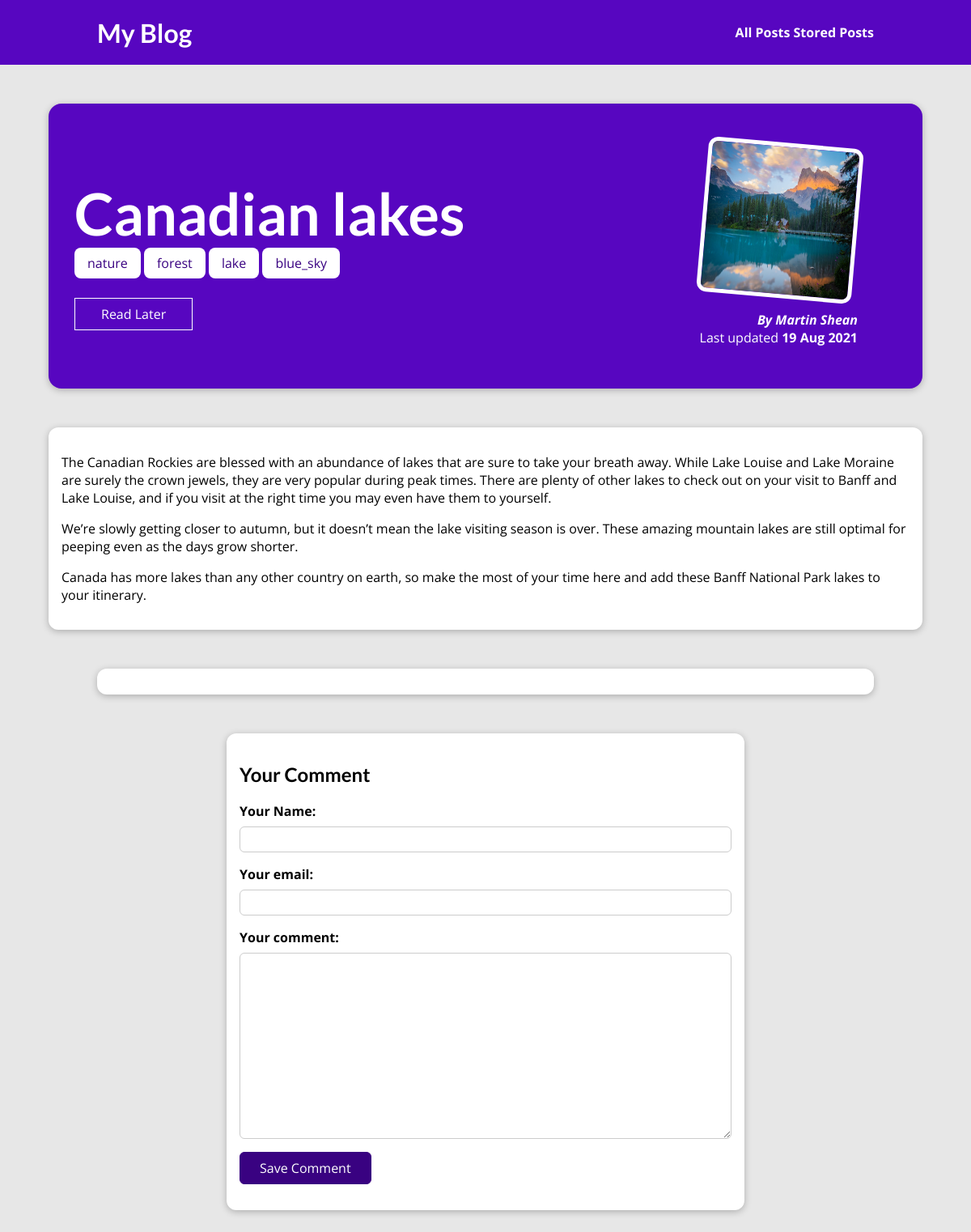
The page /posts/canadian-lakes on the database its author committed.
### blog/models.py (models this page shows, shortened)
class Post(models.Model):
    title = models.CharField(max_length=200)
    excerpt = models.TextField(default='', null=False, max_length=200)
    image = models.ImageField(upload_to="posts", null=True)
    date = models.DateTimeField(verbose_name='date')
    slug = models.SlugField(unique=True, max_length=30, default='', null=False)
    content = models.TextField(validators=[MinLengthValidator(10), MaxLengthValidator(2000)])
    author = models.ForeignKey(Author, null=False, on_delete=models.RESTRICT, related_name='posts')
    tags = models.ManyToManyField(Tag)

class Tag(models.Model):
    caption = models.CharField(max_length=15)

class Author(models.Model):
    first_name = models.CharField(max_length=30)
    last_name = models.CharField(max_length=50)
    email = models.EmailField()
    def __str__(self):
        return f'{self.first_name} {self.last_name}'

### blog/views.py (the view, shortened to what this page needs)
# urls.py: path('posts/<slug:slug>', views.IndividualPostView.as_view(), name='individual_post'),
class IndividualPostView(View):
    def get(self, request, slug):
        context = self.get_context(request, slug, comment_form=CommentForm())
        return render(request, 'blog/post_detail.html', context)
    @staticmethod
    def is_stored_post(request, post_id):
        stored_posts = request.session.get('stored_posts')
        if stored_posts is not None:
            is_saved_for_later = post_id in stored_posts
        else:
            is_saved_for_later = False
        return is_saved_for_later
    def get_context(self, request, slug, comment_form):
        post = Post.objects.get(slug=slug)
        context = {
            'post': post,
            'tags': post.tags.all(),
            'comment_form': comment_form,
            'comments': post.comments.all().order_by('-id'),
            'saved_for_later': self.is_stored_post(request, post.id)
        }
        return context

### blog/forms.py
class CommentForm(forms.ModelForm):
    class Meta:
        model = Comment
        exclude = ['post']
        labels = {
            'user_name': 'Your Name',
            'user_email': 'Your email',
            'text': 'Your comment'
        }

### blog/templates/blog/post_detail.html (shortened to what this page needs)
{% extends 'base.html' %}
{% load static %}
{% block css_files %}
    <link rel="stylesheet" href="{% static 'blog/post_detail.css' %}"/>
{% endblock %}
{% block content %}
    <section id="summary">
        <h2>{{ post.title }}</h2>
        <div>
            {% for tag in tags %}
                <span class="tag">{{ tag.caption }}</span>
            {% endfor %}
        </div>
        <div id="read-later">
            <form action="{% url 'read-later' %}" method="POST">
                <button>
                    {% if saved_for_later %}
                        Remove from "Read Later" list
                    {% else %}
                        Read Later
                    {% endif %}
                </button>
            </form>
        </div>
        <article>
            <img src="{{ post.image.url }}" alt="{{ post.title }}"/>
            <address>By <a href="mailto:{{post.author.email}}">{{ post.author }}</a></address>
            <div>
                Last updated
                <time>{{ post.date|date:"d M Y" }}</time>
            </div>
        </article>
    </section>
    <main>
        {{ post.content|linebreaks }}
    </main>
    <section id="comments">
    </section>
    <section id="comment-form">
        <h2>Your Comment</h2>
        <form action="{% url 'individual_post' post.slug %}" method="POST">
            {% for form_field in comment_form %}
                <div class="form-control {% if form_field.errors %}invalid{% endif %}">
                    {{ form_field.label_tag }}
                    {{ form_field }}
                </div>
            {% endfor %}
            <button>Save Comment</button>
        </form>
    </section>
{% endblock %}

### static/app.css (style rules this page uses)
* { box-sizing: border-box; }
html { font-family: 'Open Sans', 'Lato', sans-serif; }
body { margin: 0; }
h1, h2, h3 { font-family: 'Lato', sans-serif; font-weight: bold; }

### blog/static/blog/post_detail.css (style rules this page uses)
body { background-color: #e7e7e7; }
#summary { margin: 8rem auto 3rem auto; padding: 2rem; width: 90%; max-width: 90rem; border-radius: 16px; background-color: #5706c0; position: relative; box-shadow: 0 2px 8px rgba(0, 0, 0, 0.25); height: 22rem; }
#summary h2 { color: white; font-size: 4.5rem; margin-bottom: 0.5rem; }
#summary article { position: absolute; top: 2rem; right: 3rem; padding: 1rem 2rem; border-radius: 12px; text-align: right; color: white; }
#summary article img { width: 12rem; height: 12rem; border-radius: 12px; transform: rotateZ(5deg); border: 5px solid white; margin-bottom: 1rem; }
#summary address { font-weight: bold; }
#summary a { color: white; text-decoration: none; }
#summary time { font-weight: bold; }
#read-later { margin: 2rem 0; }
#read-later button { background-color: transparent; border: 1px solid white; padding: 0.5rem 2rem; font: inherit; color: white; cursor: pointer; }
main { width: 90%; max-width: 90rem; margin: 3rem auto; background-color: white; padding: 1rem; border-radius: 12px; box-shadow: 0 2px 8px rgba(0, 0, 0, 0.25); }
.tag { background-color: white; color: #390281; padding: 0.5rem 1rem; border-radius: 8px; }
#comment-form { margin: 3rem auto; width: 90%; max-width: 40rem; border-radius: 12px; background-color: white; box-shadow: 0 2px 8px rgba(0, 0, 0, 0.25); padding: 1rem; }
#comment-form button { font: inherit; background-color: #390281; color: white; border: 1px solid #390281; padding: 0.5rem 1.5rem; border-radius: 6px; cursor: pointer; }
.form-control { margin-bottom: 1rem; }
.form-control label { font-weight: bold; margin-bottom: 0.5rem; display: block; }
.form-control input, .form-control textarea { display: block; width: 100%; font: inherit; padding: 0.25rem; border-radius: 6px; border: 1px solid #ccc; }
#comments { margin: 3rem auto; width: 90%; max-width: 60rem; border-radius: 12px; background-color: white; box-shadow: 0 2px 8px rgba(0, 0, 0, 0.25); padding: 1rem 2rem; }

### rows shown on the page
Post: title "Canadian lakes", image (picture), author "Martin Shean", date "19 Aug 2021", content "The Canadian Rockies are blessed with an abundance of lakes that are sure to take your breath away. While Lake Louise and Lake Moraine are surely the crown jewels, they are very popular during peak times. There are plenty of other lakes to check out on your visit to Banff and Lake Louise, and if you visit at the right time you may even have them to yourself. We’re slowly getting closer to autumn, but it doesn’t mean the lake visiting season is over. These amazing mountain lakes are still optimal for peeping even as the days grow shorter. Canada has more lakes than any other country on earth, so make the most of your time here and add these Banff National Park lakes to your itinerary."
Tag: caption "nature"
Tag: caption "forest"
Tag: caption "lake"
Tag: caption "blue_sky"
